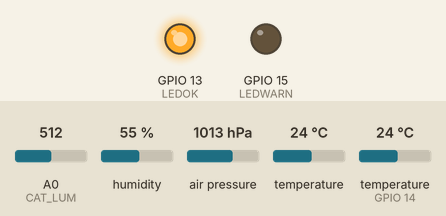
This sketch was run on a simulated ESP8266 (NodeMCU). Parts: output pins drawn as LEDs (lit = HIGH). The inputs (shaded band) are chosen by the test bench; at power-on: A0 (CAT_LUM) = 512, humidity 55 %, air pressure 1013 hPa, temperature 24 °C, temperature (sensor on GPIO 14) 24 °C. WiFi joins after 1.5 s; servers stay silent unless stated.

Above: at 11.1 s.
At 20.3 s:
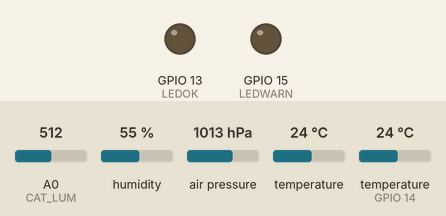
Timing chart, 0 to 25.6 s (numbered marks = the images above):
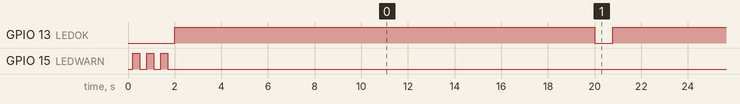

The sketch:

StationMeteo.ino
```cpp
/*
 * Ce bloc d'inclusions importe les bibliothèques nécessaires pour utiliser les fonctionnalités de l'ESP32 ou ESP8266,
 * la communication Wi-Fi,
 * la communication avec Firebase,
 * la gestion des capteurs DHT (température et humidité)
 * et le capteur BMP085 (pression atmosphérique).
*/
#include <Arduino.h>
#if defined(ESP32)
  #include <WiFi.h>
#elif defined(ESP8266)
  #include <ESP8266WiFi.h>
#endif
#include <Firebase_ESP_Client.h>
#include "addons/TokenHelper.h"
#include "addons/RTDBHelper.h"
#include <DHT.h>
#include <Adafruit_Sensor.h>
#include <Adafruit_BMP085.h>

/*
 * Ces lignes définissent les constantes pour le réseau Wi-Fi (SSID et mot de passe),
 * la clé API Firebase,
 * l'URL de la base de données Firebase,
 * les broches utilisées pour les capteurs et les LED.
*/
#define WIFI_SSID "Freebox-70F401"
#define WIFI_PASSWORD "perimunt#5-officiarii-sumentis9-desiliunt"
#define API_KEY "AIzaSyBSN6L9qMQ1S1t9S9DLbG5pu0KMYr2s1qE"
#define DATABASE_URL "https://databaseesp8266capture-default-rtdb.europe-west1.firebasedatabase.app"
#define DHTPIN 14
#define LEDOK 13
#define LEDWARN 15
#define CAT_LUM A0
#define SCREEN_ADDRESS 0x3C

/*
 * Ces lignes déclarent des objets nécessaires pour communiquer avec Firebase,
 * gérer l'authentification,
 * configurer Firebase
 * et interagir avec les capteurs DHT et BMP085.
*/
FirebaseData fbdo;
FirebaseAuth auth;
FirebaseConfig config;
DHT dht(DHTPIN, DHT11);
Adafruit_BMP085 bmp;

/*
 * Variables de contrôle pour la connexion à Firebase et la gestion du temps.
*/
bool signupOK = false;
unsigned long previousMillis = 0;

/*
 * setup qui configure les broches,
 * la communication série,
 * les capteurs
 * le réseau Wi-Fi,
 * et configure Firebase pour l'envoi de données.
*/
void setup(){


  // Initialisation des broches
  pinMode(CAT_LUM, INPUT);
  pinMode(DHTPIN, INPUT);
  pinMode(LEDOK, OUTPUT);
  pinMode(LEDWARN, OUTPUT);

  // Initialisation de la communication série
  // Initialisation des capteurs
  Serial.begin(115200);
  Wire.begin();
  dht.begin();
  bmp.begin();

  // Initialisation du réseau Wi-Fi
  WiFi.begin(WIFI_SSID, WIFI_PASSWORD);
  delay(200);

  while (WiFi.status() != WL_CONNECTED){
    digitalWrite(LEDWARN, HIGH);
    delay(300);
    digitalWrite(LEDWARN, LOW);
    delay(300);
  }
  digitalWrite(LEDWARN, LOW);
  digitalWrite(LEDOK , HIGH);

  // Configuration de Firebase
  config.api_key = API_KEY;
  config.database_url = DATABASE_URL;

  if (Firebase.signUp(&config, &auth, "", "")){
    signupOK = true;
    delay(300);
  }
  else{
    digitalWrite(LEDWARN, HIGH);
    delay(300);
  }

  config.token_status_callback = tokenStatusCallback;

  Firebase.begin(&config, &auth);
  Firebase.reconnectWiFi(true);
}

/*
 * fonction loop() exécutée en continu
 * Elle vérifie si la connexion à Firebase est établie
 * envoie périodiquement les données des capteurs à la base de données Firebase en temps réel.
*/
void loop(){
  unsigned long currentMillis = millis();
  if (Firebase.ready() && signupOK && currentMillis - previousMillis >= 20000){
    digitalWrite(LEDOK, LOW);
    if (Firebase.RTDB.setFloat(&fbdo, "DHT/Humidity", dht.readHumidity())){
      // OK!
    }
    else{
      //Err
      digitalWrite(LEDWARN, HIGH);
      delay(2000);
      Serial.println("err DHT");
      digitalWrite(LEDWARN, LOW);
      digitalWrite(LEDOK, HIGH);
    }
    if (Firebase.RTDB.setFloat(&fbdo, "DHT/Temperature", dht.readTemperature())){
      // OK!
    }
    else{
      //Err
      digitalWrite(LEDWARN, HIGH);
      delay(2000);
      Serial.println("err DHT");
      digitalWrite(LEDWARN, LOW);
      digitalWrite(LEDOK, HIGH);
    }
    if (Firebase.RTDB.setFloat(&fbdo, "BMP/Pressure", bmp.readPressure())){
      // OK!
    }
    else{
      //Err
      digitalWrite(LEDWARN, HIGH);
      delay(2000);
      Serial.println("err BMP");
      digitalWrite(LEDWARN, LOW);
      digitalWrite(LEDOK, HIGH);
    }
    if (Firebase.RTDB.setFloat(&fbdo, "BMP/Temperature", bmp.readTemperature())){
      // OK!
    }
    else{
      digitalWrite(LEDWARN, HIGH);
      delay(2000);
      Serial.println("err BMP");
      digitalWrite(LEDWARN, LOW);
      digitalWrite(LEDOK, HIGH);
    }
    if (Firebase.RTDB.setFloat(&fbdo, "PhotoCell/Lux", GetLux(analogRead(CAT_LUM)))){
      // OK!
    }
    else{
      //Err
      digitalWrite(LEDWARN, HIGH);
      delay(2000);
      Serial.println("err PhCell");
      digitalWrite(LEDWARN, LOW);
      digitalWrite(LEDOK, HIGH);
    }
    previousMillis = currentMillis;
  }
  digitalWrite(LEDOK, HIGH);
  delay(300);
}

/*
 * Calcule la luminosité en lux à partir de la valeur captée par le capteur
*/
int GetLux(int ValCapt){
  float Vout = float(ValCapt) * (3.3 / float(1024));
  float RLDR = (1000 * (3.3 - Vout))/Vout;
  int phys=500/(RLDR/1000);
  return phys * 20;
}
```

Measured:
- by itself, GPIO 13 (LEDOK): alternates HIGH for 19.5 s and LOW for 0.78 s
